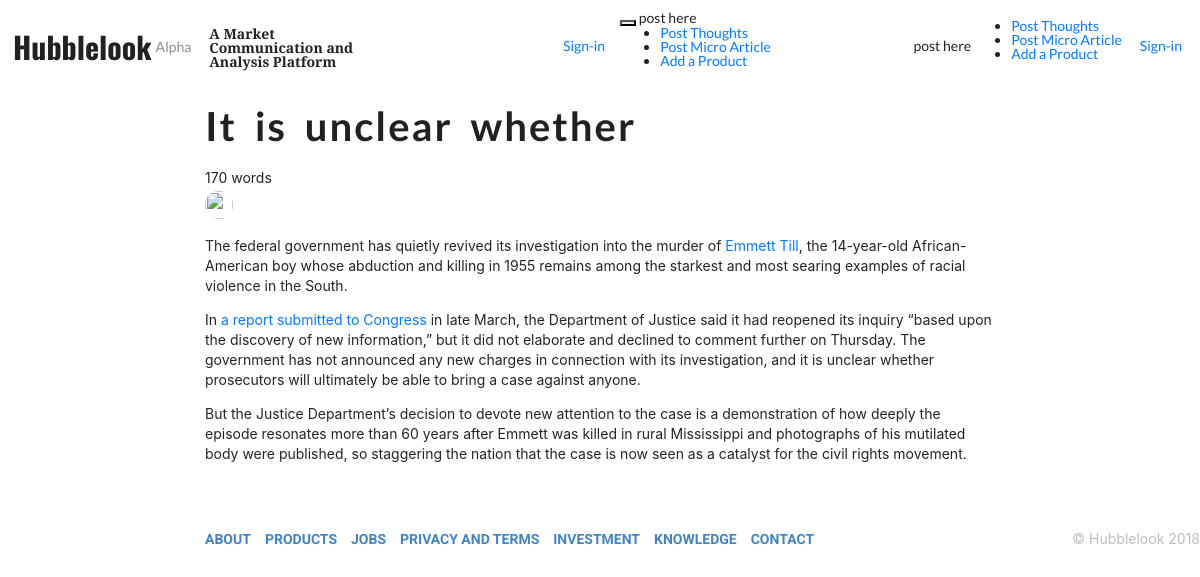
The app's page /article_details/32/it-is-unclear-whether with its own data.
### mainhubblelook/models.py (models this page shows, shortened)
class Article(models.Model):
	GENERAL = 'General'
	PRODUCT = 'Product'
	ECONOMICS ='Economics'
	MARKET = 'Market'
	FINANCIAL_MARKET = 'Financial market'
	INITIAL_KEYWORD = (
		(GENERAL, 'GENERAL'),
		(PRODUCT, 'PRODUCT'),
		(ECONOMICS, 'ECONOMICS'),
		(MARKET, 'MARKET'),
		(FINANCIAL_MARKET, 'FINANCIAL MARKET'),
		)
	Initial_keyword_choices = models.CharField(max_length=10, null=True,
	 blank=True,
	 choices=INITIAL_KEYWORD,
	 default=GENERAL
	 )
	title = models.CharField(max_length=500, null=False, blank=False)
	slug = models.SlugField(max_length=500, null=True, blank=True)
	description = RichTextField()
	article_pub_time = models.DateTimeField(auto_now=True, auto_now_add=False)
	topic = models.CharField(max_length=2000, null=True, blank=True)
	class Meta:
		verbose_name = "Micro Article"
		ordering = ['-article_pub_time']

### mainhubblelook/views.py (the view)
# urls.py: path('article_details/<int:id>/<slug:slug>', views.article_detials, name='details'),
def article_detials(request, id, slug):
    article = Article.objects.get(id=id)
    context = {
    'article': article,
    }
    return render(request, 'article-details.html', context)

### mainhubblelook/templates/article-details.html (shortened to what this page needs)
{% extends 'base.html' %}
{% load static %}
{% block body %}
  {% include 'sinppet/nav-bar.html' %}
    <div id="main-container">
      <div class="row">
        <div class="col-lg-2 col-sm-1"></div>
        <div class="col-lg-8 col-sm-10">
          {% autoescape off %}
          <h1 class="ui header" style='font-size: 40px; word-spacing: 8px; letter-spacing: 2px;'>
          {{ article.title|capfirst }}
          </h1>
          <div class="item">
            <div class="content">
              <div class="uk-text-meta"> {{ article.description|wordcount }} words </div>
            </div>
          </div>
          <div class="ui very relaxed horizontal list">
            <div class="item">
              <img class="ui avatar image" src="/images/avatar/small/daniel.jpg">
            </div>
          </div>
          <p class='article'>
            {{ article.description|capfirst }}
          </p>
          {% endautoescape %}
        </div>
        <div class="col-lg-2 col-sm-1"></div>
      </div>
    </div>
{% include 'sinppet/footer.html' %}
{% endblock %}

### mainhubblelook/templates/article-details.html (style rules this page uses)
.article { font-size: 16px; line-height: 30px; }
#main-container { min-height: 100%; }

### records on screen
Article: title "It is unclear whether", description "170", description "The federal government has quietly revived its investigation into the murder of Emmett Till , the 14-year-old African-American boy whose abduction and killing in 1955 remains among the starkest and most searing examples of racial violence in the South. In a report submitted to Congress in late March, the Department of Justice said it had reopened its inquiry “based upon the discovery of new information,” but it did not elaborate and declined to comment further on Thursday. The government has not announced any new charges in connection with its investigation, and it is unclear whether prosecutors will ultimately be able to bring a case against anyone. But the Justice Department’s decision to…"
